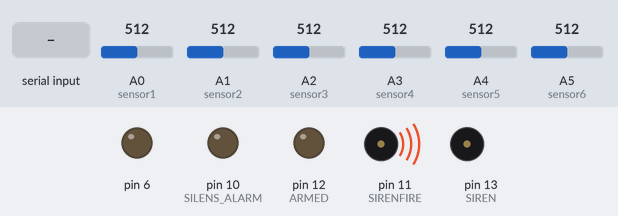
This sketch was run on a simulated Arduino Uno, built with avr-gcc and run on an emulated ATmega328P. On the bench: output pins drawn as LEDs (lit = HIGH), buzzer (waves = sounding, pin HIGH). The test bench sets the inputs (shaded band); at power-on: A5 (sensor6) = 512, A0 (sensor1) = 512, A1 (sensor2) = 512, A2 (sensor3) = 512, A3 (sensor4) = 512, A4 (sensor5) = 512. What the sketch prints to the serial monitor is not drawn.

Above: at 3.2 s.
3.3 s: A5 (sensor6) set to 660
4.9 s: "90,45,200\n" received over Serial
At 6.9 s:
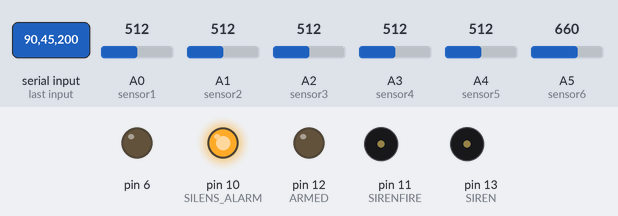
7.4 s: A5 (sensor6) set to 633
At 8.1 s:
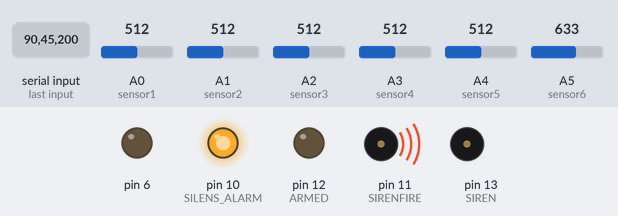
9.0 s: "30,150,10\n" received over Serial
At 11.2 s:
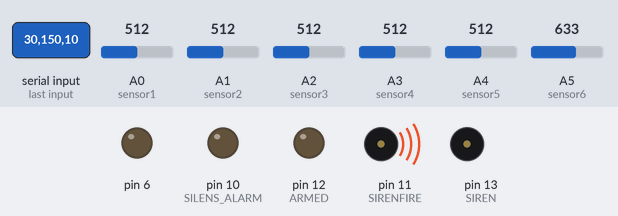
Timing chart, 0 to 12.5 s (numbered marks = the images above; inputs shaded):
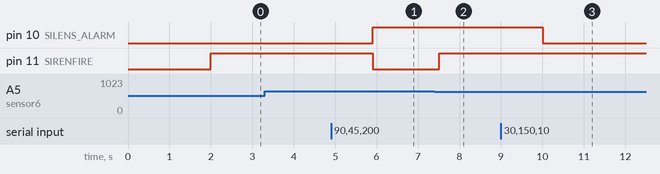

Measured:
- the behaviour switches between 651 and 650 on A5 (sensor6) (found by bisection; images 1 and 2)
- after the input at 3.3 s, every drawn part: stays the same
- after the input at 4.9 s, pin 10 (SILENS_ALARM): LOW → HIGH after 1.0 s; pin 11 (SIRENFIRE): HIGH → LOW after 1.0 s
- after the input at 7.4 s, pin 11 (SIRENFIRE): LOW → HIGH after 0.11 s
- after the input at 9.0 s, pin 10 (SILENS_ALARM): HIGH → LOW after 1.0 s

The sketch:

CENTRAL_UNIT.ino
```cpp
/*

================================================
SEND TO THE SERIAL PORT STATUS FROM THE 6 ZONES
TO THE OTHER ARDUINO
-------------------------------------------------

=================================================
================================================
SystemState -> GET VALUES FROM OTHER ARDUINO
-------------------------------------------------
0:SYSTEM DISARMED
1:TIME TO EXIT
2:SYSTEM ARMED
3:ALARM
4:TIME TO ENTRY
5:READ BYPASSZONES
6:ALARM (FIRE)
=================================================


=================================================
TYPE ZONE
-------------------------------------------------
1:TIME DELAY
2:SILENS
3:24
4:BYPASS STAY (sequence)
5:SEQUENS
6:AMESH
7:FIRE
8:TABER
9:BYPASS STAY (no sequence)
--------------------------------------------------

*/

#define TZ1 1
#define TZ2 4
#define TZ3 6
#define TZ4 2
#define TZ5 3
#define TZ6 7

byte maskFromExitTime=0;
byte maskFromZonesTamber =0;


byte statusZonesAtExit=0xff;
int typeZones[8]={TZ1,TZ2,TZ3,TZ4,TZ5,TZ6,10,10};

byte tagDisarmed=0;//an to systhma den einai disartmed /gia fire
byte firstTimeArmed;
byte number;
byte prevnumber=0x80;
byte bypassZones=0xff;
byte SILENS=0;
int SystemState=0;
int comeFromAlarm=0;
const long interval=200;
unsigned long pm=0;


int sensor1=A0;
int sensor2=A1;
int sensor3=A2;
int sensor4=A3;
int sensor5=A4;
int sensor6=A5;

int SIREN=13;
int SILENS_ALARM =10;
int ARMED=12;
int SIRENFIRE=11;


void setup() {

pinMode(sensor1,INPUT);
pinMode(sensor2,INPUT);
pinMode(sensor3,INPUT);
pinMode(sensor4,INPUT);
pinMode(sensor5,INPUT);
pinMode(sensor6,INPUT);

pinMode(SIREN,OUTPUT);
pinMode(SIRENFIRE,OUTPUT);
pinMode(ARMED,OUTPUT);
pinMode(SILENS_ALARM ,OUTPUT);
pinMode(6,OUTPUT);


//etoimazo maska gia exit time
maskFromExitTime =  makeMask(1,4,5);
maskFromZonesTamber = makeMask(3,8,8);


  // Begin the Serial at 9600 Baud
  Serial.begin(9600);
  Serial.flush();
  delay(2000);
}

void loop() {
//--------RECEIVING DATA-------------------//
  if(Serial.available() != 0 && SystemState != 5){
   byte a = Serial.read();
   SystemState=char(a)-'0';
  }

//--------SYSTEM DISARMED (START) -------//
if(SystemState==0){
   digitalWrite(ARMED,LOW);
   digitalWrite(SIREN,LOW);
   digitalWrite(SIRENFIRE,LOW);
   digitalWrite(SILENS_ALARM,LOW);
   SILENS=0;
   tagDisarmed=0;
   byte tempStatusZones = refreshZones();
   for(int i=0;i<6;i++){
      if(!(tempStatusZones&(1<<i))){
        if(typeZones[i]==7){
        SystemState=6;
         }
        if((typeZones[i] == 3 || typeZones[i] == 2)  && SystemState !=6){
          SystemState=3;
          if(typeZones[i]==2) SILENS=1;
        }
      }
    }
  //Check if taber zone is open

}
//------- SYSTEM DIASARMED (END) --------//


//---------SYSTEM TIME TO EXIT (START)---------//

if(SystemState==1){
  byte tempStatusZones;
   while(1){
     tempStatusZones=refreshZones();
   //  for(int i=0;i<8;i++){
         //zone[i]=zone[i] && bitRead(tempStatusZones, i);
   //  }
     statusZonesAtExit = tempStatusZones & maskFromExitTime;
     if(maskFromExitTime!=statusZonesAtExit){
         SystemState=3;
         break;
     }
     if(Serial.available()!=0){
       byte a = Serial.read();
        SystemState=char(a)-'0';
       // SystemState=Serial.parseInt();
       // delay(1000);
        if(SystemState==5){//an oplizoyme me stay apoononoyma kai meta oplizoyme
          while(1){
             if(Serial.available() != 0){
                bypassZones = Serial.read();
                SystemState=2;
                break;
           }
          }
         }

        if(SystemState==2)
          firstTimeArmed=1;
		break;
      }

    }//endwhile

   prevnumber=number-1;
}
//---------SYSTEM TIME TO EXIT (END)---------//

//---------SYSTEM ARMED MODE (START)---------//
if(SystemState==2){
  if(firstTimeArmed)refreshZones();
  firstTimeArmed=0;
  digitalWrite(ARMED,HIGH);
  byte tempStatusZones;
  //byte currentState;
  while(1){
    tempStatusZones = refreshZones();
    for(int i=0;i<6;i++){
      if(!(tempStatusZones&(1<<i))){
        if(typeZones[i]==1){
           if(SystemState!=3){
              SystemState=4;
              break;
            }
         }
        else if(typeZones[i]==7){
            SystemState=6;
            break;
        }
         else{
           SystemState=3;
           break;
             }
      }
    }//end for
    if(SystemState==4 || SystemState ==3 || SystemState == 6){
      tagDisarmed=1;
      break;
    }
    if(Serial.available() != 0){
       SystemState=Serial.parseInt();
       if(SystemState==0)
          bypassZones=0xff;//clear bypass zones
       break;
    }

  }
}
//---------SYSTEM ARMED MODE (END)-----------//

//---------SYSTEM ALARM MODE (START)---------//
if(SystemState==3){
  //digitalWrite(ARMED,HIGH);
  digitalWrite(SIREN,LOW);
  digitalWrite(SILENS_ALARM,HIGH);
  //Serial.print(1);
 // byte currentState;
  byte tempStatusZones;
  while(1){
    tempStatusZones = refreshZones();
    for(int i=0; i<6 ; i++){
      if(!(tempStatusZones&(1<<i))){

        if(typeZones[i]!=2 && typeZones[i]!=7 && SILENS==0){
           digitalWrite(SIREN,HIGH);
           digitalWrite(SILENS_ALARM,LOW);
        }
        if(typeZones[i]==7){
           SystemState = 6;
           break;
        }
      }
    }
    if(SystemState == 6) break;
    if(Serial.available() != 0)
       SystemState=Serial.parseInt();
    if(SystemState==0){

         comeFromAlarm=1;
         bypassZones=0xff;//clear bypass zones
         break;
    }
    refreshZones();
   }
}
//---------SYSTEM ALARM MODE (END)-----------//

//---------SYSTEM ENTRY MODE (START)-----------//
  if(SystemState==4){
    digitalWrite(6,HIGH);//on led entry time
    byte tempStatusZones;
    while(1){
    tempStatusZones=refreshZones();
   //  for(int i=0;i<8;i++){
         //zone[i]=zone[i] && bitRead(tempStatusZones, i);
   //  }
     statusZonesAtExit = tempStatusZones & maskFromExitTime;
     if(maskFromExitTime!=statusZonesAtExit){
         SystemState=3;
         break;
     }
     if(Serial.available() != 0){
       SystemState=Serial.parseInt();
       if(SystemState==0)
          bypassZones=0xff;
       break;
     }
    }
     digitalWrite(6,LOW);
  }
//---------SYSTEM ENTRY MODE (END)-----------//
//---------SYSTEM READ BYPASS ZONES (START)--//
  if(SystemState==5){
    //read bypass zones from keyboard
    while(1){
      if(Serial.available() != 0){
        bypassZones = Serial.read();
        SystemState=0;
        break;
      }
    }
  }
//---------SYSTEM READ BYPASS ZONES (START)--//

//---------SYSTEM FIRE MODE (START) ---------//
  if(SystemState==6){
    digitalWrite(SIRENFIRE,HIGH);
    while(1){
    refreshZones();
    //kata to fire koitao an exo kai alarm alla mono
    //otan exo oplisei
    for(int i=0;i<6;i++){
        if(!(number &(1<<i)) && typeZones[i]!=7 && tagDisarmed)
           digitalWrite(SIREN,HIGH);

      }

    if(Serial.available() != 0)
       SystemState=Serial.parseInt();
    if(SystemState==0){
         comeFromAlarm=1;
         bypassZones=0xff;//clear bypass zones
         break;
    }
  }
 }
//---------SYSTEM FIRE MODE (END) ---------//
}

//-------------FUNCTIONS-----------------//
//return if zone is bypass
bool checkBypassZones(int bit){
   bool state =  bypassZones & (0x01<<bit);
   return !state;
 }
//chech  sensors open or close
int checkStateSensor(int sensorNo){
    if(!(analogRead(sensorNo) < 700 && analogRead(sensorNo)> 650))
        return 0;//checkByType(sensorNo);
     else
        return 1;
}
//////////////////////////////////
int checkByType(int sensorNo){
   //oplismeno
    if(SystemState==2)

   //afoplismeno
   if(SystemState==0)
       return 1;
   //einai eisodos?
   //bypass me stay?
   //siopili?
}
////////////////////////////////////////
byte refreshZones(){

     unsigned long cm = millis();
     if(cm - pm >= interval || comeFromAlarm){
     pm=cm;


     bitWrite(number, 7, 0); // Bit 7
     bitWrite(number, 6, 0); // Bit 6
     bitWrite(number, 5, checkStateSensor(sensor6) || checkBypassZones(5)|| whenFireMaskZone(5)); // Bit 5
     bitWrite(number, 4, checkStateSensor(sensor5) || checkBypassZones(4)|| whenFireMaskZone(4)); // Bit 4
     bitWrite(number, 3, checkStateSensor(sensor4) || checkBypassZones(3)|| whenFireMaskZone(3)); // Bit 3
     bitWrite(number, 2, checkStateSensor(sensor3) || checkBypassZones(2)|| whenFireMaskZone(2)); // Bit 2
     bitWrite(number, 1, checkStateSensor(sensor2) || checkBypassZones(1)|| whenFireMaskZone(1)); // Bit 1
     bitWrite(number, 0, checkStateSensor(sensor1) || checkBypassZones(0)|| whenFireMaskZone(0)); // Bit 0


     if(number!= prevnumber || comeFromAlarm){
         comeFromAlarm=0;
         Serial.write(number);
       }
     prevnumber = number ;

     return number;
    }
   return number;
}

//an exo thn zonh 2 san zoni eisodoy kai thelo na ftiaxo maska
//gia pies einai eisodou tha paro 11111101
byte makeMask(int a,int b,int c){
  int i;
  byte maska;
  for(i=0;i<8;i++){
    if(typeZones[i]==a || typeZones[i]==b || typeZones[i]==c  || typeZones[i]==10)
      bitClear(maska,i);
    else
      bitSet(maska,i);
  }
  return maska;
}


//otan eimai se alarm apo p[irasfaeia apomonono oti den einai zoni pyrasfaleia
int whenFireMaskZone(int noZone){
    if(typeZones[noZone]!=7 && SystemState==6 && !tagDisarmed)
       return 1;
    else
      return 0;
  }
```
